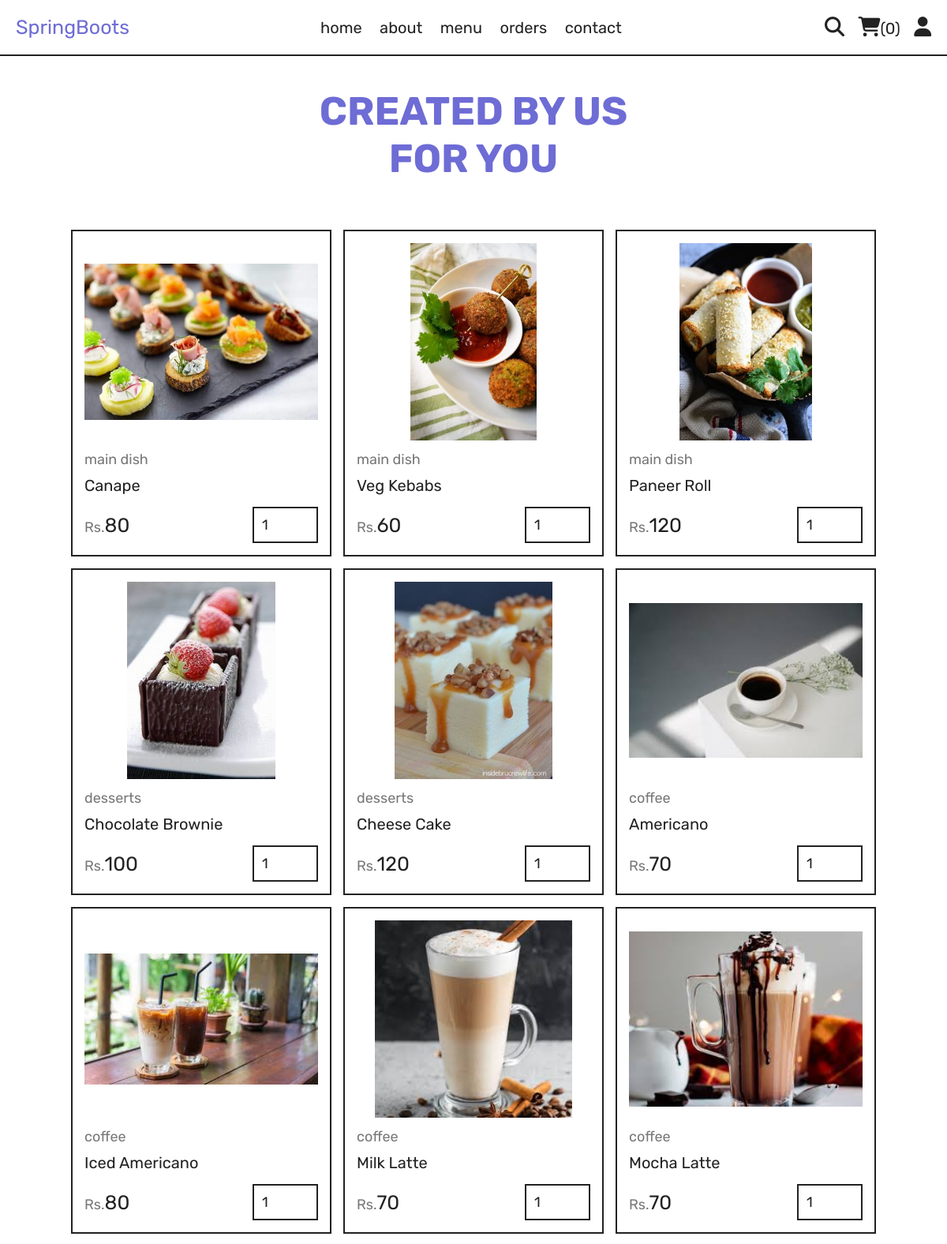
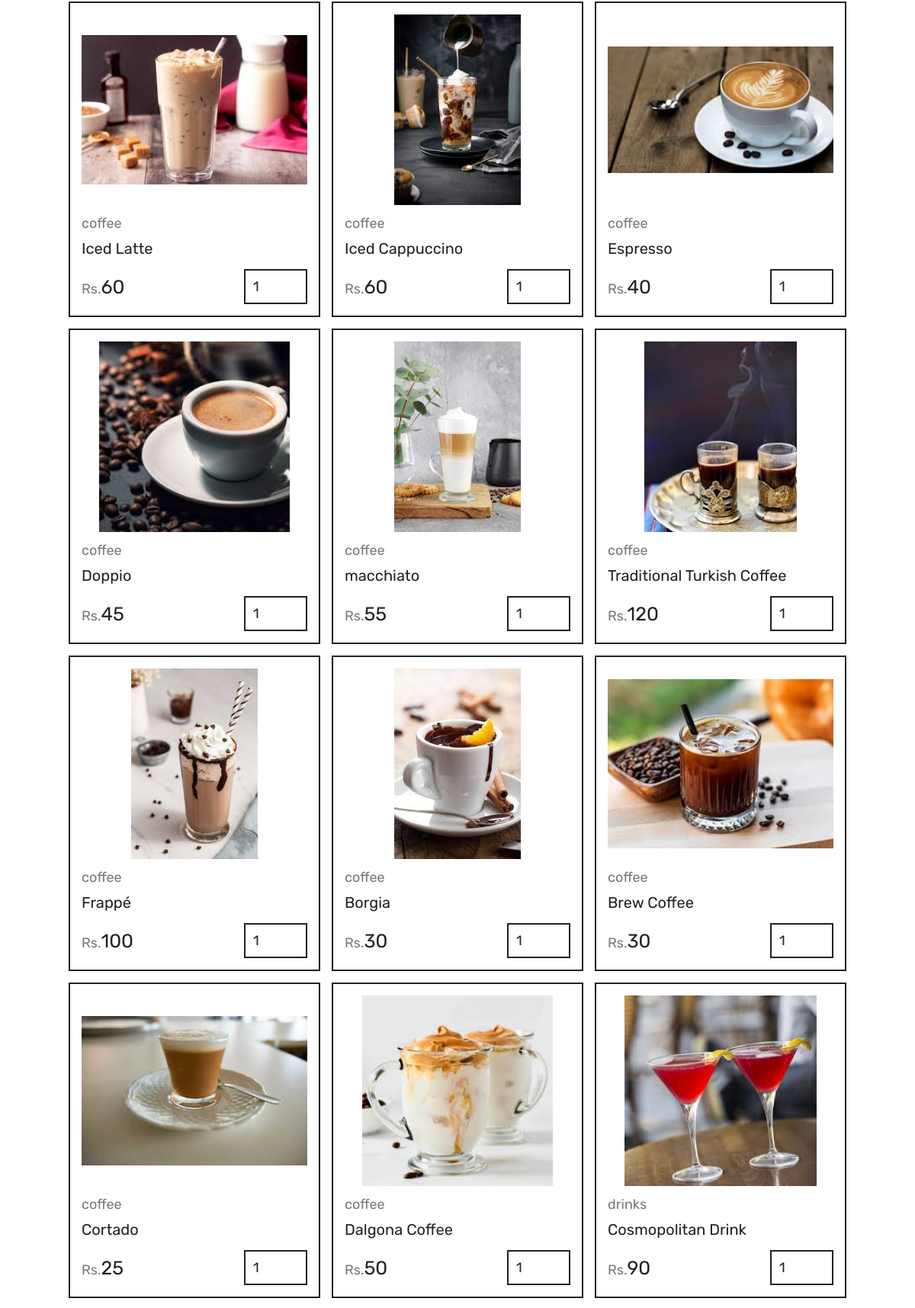
Page /menu.php (upper part) on the committed database (2 pictures, top to bottom).
### tables this page shows
CREATE TABLE IF NOT EXISTS `products` (
  `id` int NOT NULL AUTO_INCREMENT,
  `name` varchar(100) NOT NULL,
  `category` varchar(100) NOT NULL,
  `price` int NOT NULL,
  `image` varchar(100) NOT NULL,
  PRIMARY KEY (`id`)
);

### menu.php (the view, shortened to what this page needs)
<?php
include 'components/connect.php';
?>
<!DOCTYPE html>
<html lang="en">
<head>
   <link rel="stylesheet" href="https://cdnjs.cloudflare.com/ajax/libs/font-awesome/6.1.1/css/all.min.css">
   <link rel="stylesheet" href="css/style.css">
</head>
<body>
<?php include 'components/user_header.php'; ?>
<div class="heading">
   <center><h3>CREATED BY US<br>FOR YOU</h3></center>
 </div>
 <section class="products">
   <div class="box-container">
      <?php
         $select_products = $conn->prepare("SELECT * FROM `products`");
         $select_products->execute();
         if($select_products->rowCount() > 0){
            while($fetch_products = $select_products->fetch(PDO::FETCH_ASSOC)){
      ?>
      <form action="" method="post" class="box">
         <img src="uploaded_img/<?= $fetch_products['image']; ?>" alt="">
         <a href="category.php?category=<?= $fetch_products['category']; ?>" class="cat"><?= $fetch_products['category']; ?></a>
         <div class="name"><?= $fetch_products['name']; ?></div>
         <div class="flex">
            <div class="price"><span>Rs.</span><?= $fetch_products['price']; ?></div>
            <input type="number" name="qty" class="qty" min="1" max="99" value="1" maxlength="2">
         </div>
      </form>
      <?php
            }
         }else{
            echo '<p class="empty">no products added yet!</p>';
         }
      ?>
   </div>
</section>
</body>
</html>

### css/style.css (style rules this page uses)
:root { --yellow:#6e6cd5; --red:#e74c3c; --white:#fff; --black:#222; --light-color:#777; --border:.2rem solid var(--black); }
* { font-family: 'Rubik', sans-serif; margin:0; padding:0; box-sizing: border-box; outline: none; border: none; text-decoration: none; }
html { font-size: 62.5%; overflow-x: hidden; scroll-behavior: smooth; stop-opacity: 7rem; }
section { margin:0 auto; max-width: 1200px; padding:2rem; }
.heading { display: flex; align-items: center; justify-content: center; gap:1rem; flex-flow: column; background-color: var(--white); min-height: 20rem; }
.heading h3 { font-size: 5rem; color:var(--yellow); text-transform: capitalize; }
.products .box-container { display: grid; grid-template-columns: repeat(auto-fit, 33rem); justify-content: center; align-items: flex-start; gap:1.5rem; }
.products .box-container .box { border:var(--border); padding:1.5rem; position: relative; overflow: hidden; }
.products .box-container .box img { height: 25rem; width: 100%; object-fit: contain; margin-bottom: 1rem; }
.products .box-container .box .cat { font-size: 1.8rem; color:var(--light-color); }
.products .box-container .box .name { font-size: 2rem; color:var(--black); margin:1rem 0; }
.products .box-container .box .flex { display: flex; align-items: center; gap:1rem; margin-top: 1.5rem; }
.products .box-container .box .flex .price { margin-right: auto; font-size: 2.5rem; color:var(--black); }
.products .box-container .box .flex .price span { color:var(--light-color); font-size: 1.8rem; }
.products .box-container .box .flex .qty { padding:1rem; border:var(--border); font-size: 1.8rem; color:var(--black); }

### rows in the picture
products: image (picture), category "main dish", name "Canape", price "80"
products: image (picture), category "main dish", name "Veg Kebabs", price "60"
products: image (picture), category "main dish", name "Paneer Roll", price "120"
products: image (picture), category "desserts", name "Chocolate Brownie", price "100"
products: image (picture), category "desserts", name "Cheese Cake", price "120"
products: image (picture), category "coffee", name "Americano", price "70"
products: image (picture), category "coffee", name "Iced Americano", price "80"
products: image (picture), category "coffee", name "Milk Latte", price "70"
products: image (picture), category "coffee", name "Mocha Latte", price "70"
products: image (picture), category "coffee", name "Iced Latte", price "60"
products: image (picture), category "coffee", name "Iced Cappuccino", price "60"
products: image (picture), category "coffee", name "Espresso", price "40"
products: image (picture), category "coffee", name "Doppio", price "45"
products: image (picture), category "coffee", name "macchiato", price "55"
products: image (picture), category "coffee", name "Traditional Turkish Coffee", price "120"
products: image (picture), category "coffee", name "Frappé", price "100"
products: image (picture), category "coffee", name "Borgia", price "30"
products: image (picture), category "coffee", name "Brew Coffee", price "30"
products: image (picture), category "coffee", name "Cortado", price "25"
products: image (picture), category "coffee", name "Dalgona Coffee", price "50"
products: image (picture), category "drinks", name "Cosmopolitan Drink", price "90"

### other values in the picture
$total_cart_items "0"
